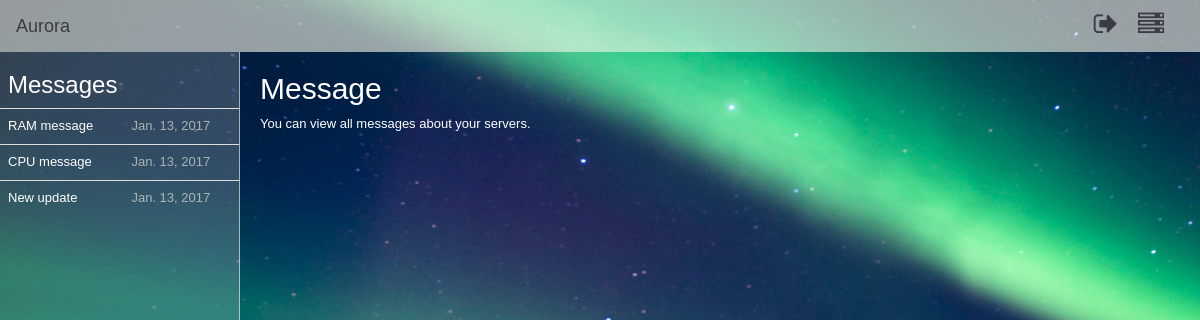
Before: /messages/0 (signed in) with the older database file.
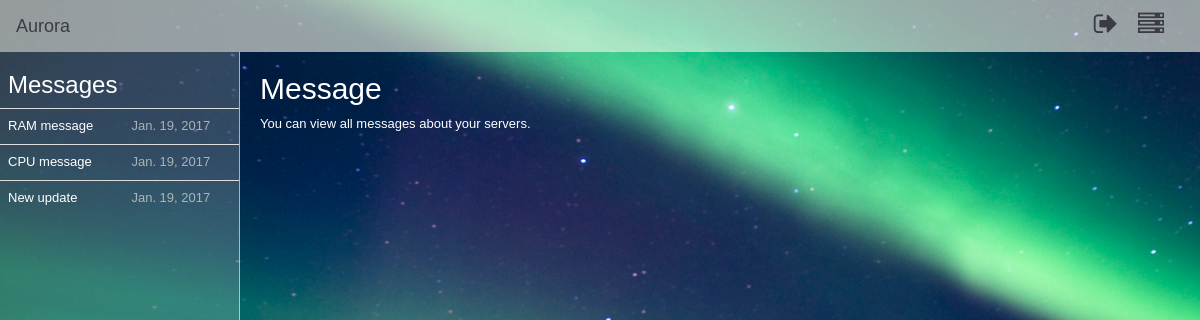
After: the same page with the newer database file.
### AuroraPlus/models.py (models this page shows)
class Messages(models.Model):
    ID = models.AutoField(primary_key=True)
    User_ID = models.TextField(max_length=10)
    Message_Name = models.TextField(max_length=20)
    Message_Text = models.TextField(max_length=500)
    Date_Received = models.DateField(auto_now=True)
    Message_Read = models.BooleanField(default=0)

### AuroraPlus/views.py (the view)
# urls.py: url(r'^messages/(?P<message_id>\w{0,50000})$', views.messages, name='messages'),
def messages(request, message_id):
    current_user = request.user
    user_id = current_user.id
    all_messages = GetMessages.get_messages(user_id)
    select_message = GetMessages.select_message(user_id, message_id)
    GetMessages.message_read(user_id, message_id)
    render_messages = {'Messages': all_messages, 'selected_message': select_message, 'message_id': message_id}
    return render(request, 'messages.html', render_messages)

### bin/ServerMonitoring/messages.py (called while the page is built)
    @staticmethod
    def get_messages(user_id):
        all_messages = Messages.objects.filter(User_ID=user_id).all()
        return all_messages

    @staticmethod
    def select_message(user_id, message_id):
        selected_message = Messages.objects.filter(User_ID=user_id, ID=message_id).all()
        return selected_message

    @staticmethod
    def message_read(user_id, message_id):
        if user_id is None or message_id is None:
            return 'There has been an error.'
        else:
            try:
                message_to_edit = Messages.objects.get(User_ID=user_id, ID=message_id)
                message_to_edit.Message_Read = 1
                message_to_edit.save()
            except:
                return 'There has been an error(2).'
            return True

### templates/messages.html (shortened to what this page needs)
{% load static from staticfiles %}
{% load current_tags %}
<!DOCTYPE html>
<html lang="en">
<head>
    <link rel="stylesheet" type="text/css" href="{% static "bootstrap/css/bootstrap.min.css" %}"/>
    <link rel="stylesheet" type="text/css" href="{% static "fontawesome/css/font-awesome.min.css" %}">
    <link rel="stylesheet" type="text/css" href="{% static "custom/css/navbar.css" %}"/>
    <link rel="stylesheet" type="text/css" href="{% static "custom/css/sidebar.css" %}"/>
    <link rel="stylesheet" type="text/css" href="{% static "custom/css/messages.css" %}"/>
</head>
<body>
{% include 'top.html' %}
<div id="side">
    <h3 class="messages-title">Messages</h3>
    <table class="table">
        {% for message in Messages %}
            {% if message.Message_Read == 0 %}
                <tr class="message unread">
                    <td><b><a href="/messages/{{ message.ID }}">{{ message.Message_Name }}</a></b></td>
                    <td><b>{{ message.Date_Received }}</b></td>
                </tr>
            {% elif message.Message_Read == 1 %}
                <tr class="message read">
                    <td><a href="/messages/{{ message.ID }}">{{ message.Message_Name }}</a></td>
                    <td>{{ message.Date_Received }}</td>
                </tr>
            {% endif %}
        {% endfor %}
    </table>
</div>
<div id="content">
    {% if message_id == "0" %}
        <h2 class="message-title">Message</h2>
        <p class="message-text">You can view all messages about your servers.</p>
    {% else %}
        {% for item in selected_message %}
            <h2 class="message-title">{{ item.Message_Name }}</h2>
            <p class="message-date">{{ item.Date_Received }}</p>
            <p class="message-text">{{ item.Message_Text }}</p>
        {% endfor %}
    {% endif %}
</div>
</body>
</html>

### templates/top.html (shortened to what this page needs)
{% load static from staticfiles %}
<nav class="navbar navbar-light bg-faded">
    <a class="navbar-brand" href="/dashboard/">Aurora</a>
    <div class="navbar-right col-md-4">
        <a class="pull-right navbar-item" href="#menu-toggle" id="menu-toggle"><i class="fa fa-server fa-2x"></i></a>
        <a class="pull-right navbar-item" href="/logout/" id="logout"><i class="fa fa-sign-out fa-2x"></i></a>
    </div>
</nav>

### static/custom/css/navbar.css (style rules this page uses)
.navbar-light { background-color: rgba(250, 248, 233, 0.6) !important; border-radius: 0 !important; z-index: 2000!important; }
.navbar-light > a { color: rgba(36, 34, 47, 0.8) !important; }
.navbar-item { color: rgba(36, 34, 47, 0.8) !important; }

### static/custom/css/sidebar.css (style rules this page uses)
#menu-toggle { margin-top: 10px!important; margin-right: 20px; }
#logout { margin-top: 10px!important; margin-right: 20px; }

### static/custom/css/messages.css (style rules this page uses)
html, body { background: url("/static/images/background.jpg") no-repeat !important; font-family: arial; font-size: 13px; position: relative; background-size: cover !important; height: 100% !important; width: 100% !important; }
@media (min-width: 1024px) { #side { position: absolute; top: 52px; left: 0; bottom: 0; width: 20%; color: rgba(250, 248, 233, 0.6); overflow: auto; border-right: 1px solid rgba(250, 248, 233, 0.6); background-color: rgba(250, 248, 233, 0.2); } }
@media (min-width: 1024px) { #content { position: relative; left: 20%; bottom: 0; right: 600px; padding-left: 20px; color: rgba(250, 248, 233, 0.6); width: 80%; } }
.navbar-right { margin-right: 0; }
.messages-title { color: white; border-color: rgba(250, 248, 233, 0.6); margin-left: 8px; }
.message-title { color: white; }
.message-text { color: white; }
a { color: white; text-decoration: none; }

Changed rows visible on the page:
changed Messages "RAM message": Date_Received "Jan. 13, 2017" → "Jan. 19, 2017"
changed Messages "CPU message": Date_Received "Jan. 13, 2017" → "Jan. 19, 2017"
changed Messages "New update": Date_Received "Jan. 13, 2017" → "Jan. 19, 2017"
